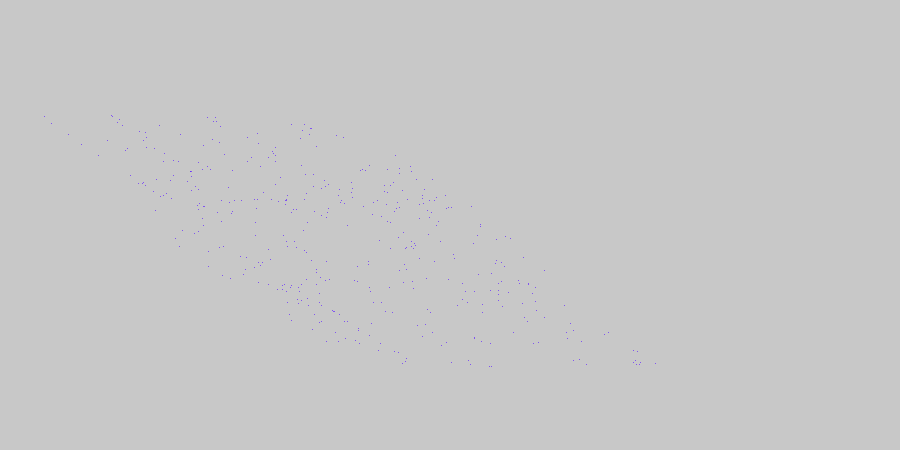
Frame 1 (no input)
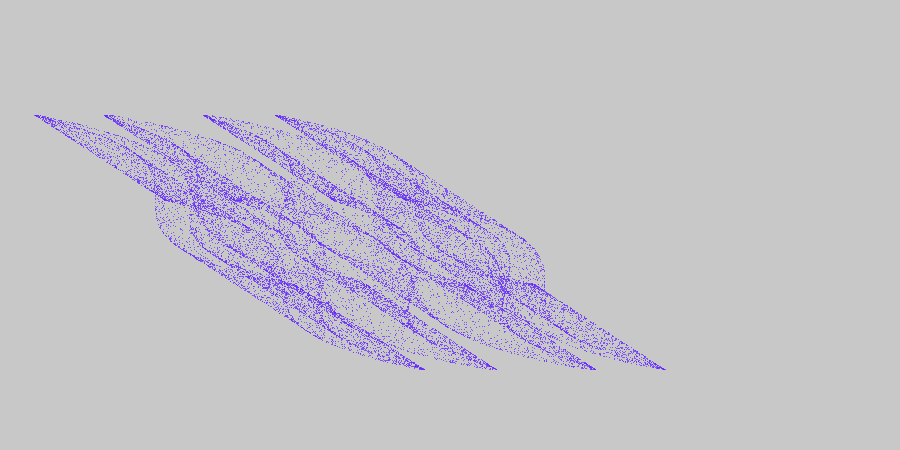
Frame 60 (the mouse pressed at the canvas centre just before this capture)
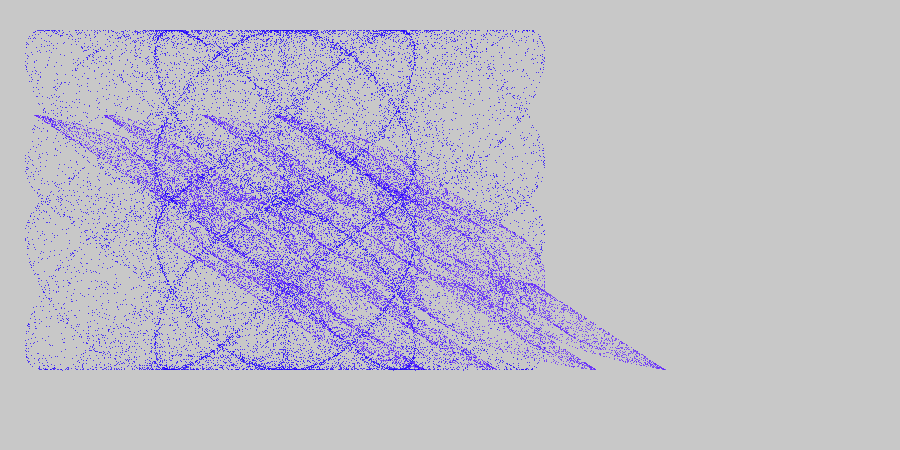
Frame 120 (the mouse held since frame 60 and released just before this capture)

The Processing sketch that drew these frames (run headless with seeded random() and noise(); from frame 60 on, the mouse is pressed at the canvas centre):

// Processing sketch: processing_49622
// ── processing_49622.pde

float _A = 3.0;
float _B = 2.0;
int _xsin1 = 0;
int _xsin2 = 0;
int _xsin3 = 0;
int _ysin1 = 0;
int _ysin2 = 0;
int _ysin3 = 0;
int _pointcount = 0;
float _x = 0;
float _y = 0;

//================================= init

void setup() {
  size(900, 450);
  frameRate(60);
  smooth();
  restart();
}

void restart() {
  clearBackground();
  stroke(random(155), random(155),255);
  _A = int(random(8)) + 1;
  _B = int(random(8)) + 1;
  _xsin1 = int(random(5));
  _xsin2 = int(random(5));
  _xsin3 = int(random(5));
  _ysin1 = int(random(5));
  _ysin2 = int(random(5));
  _ysin3 = int(random(5));
  //println(_A + " : " + _B);
  //println(_xsin1 + " : " + _xsin2 + " : " + _xsin3);
  //println(_ysin1 + " : " + _ysin2 + " : " + _ysin3);
  _pointcount = 0;
}

void clearBackground() {
  background(200);
}


//================================= frame loop


void draw() {
  for (int i = 0; i < 400; i++) {
    nextPoint();
    line(_x, _y, _x, _y);
    _pointcount++;
  }
  if (_pointcount > 300000) {
    restart();
  }
}

void nextPoint() {
  float sinAx = sin(_A * _x);
  float sinAy = sin(_A * _y);
  float sinBx = sin(_B * _x);
  float sinBy = sin(_B * _y);
  
  float newx = 0;
  float newy = 0; 
  
  if (_xsin1 == 1) {
    newx += sinAx;
  } else if (_xsin1 == 2) {
    newx += sinAy;
  } else if (_xsin1 == 3) {
    newx += sinBx;
  } else if (_xsin1 == 4) {
    newx += sinBy;
  }
  if (_ysin1 == 1) {
    newy += sinAx;
  } else if (_ysin1 == 2) {
    newy += sinAy;
  } else if (_ysin1 == 3) {
    newy += sinBx;
  } else if (_ysin1 == 4) {
    newy += sinBy;
  }
  
  if (_xsin2 == 1) {
    newx += (sinAx * sinAx);
  } else if (_xsin2 == 2) {
    newx += (sinAy * sinAy);
  } else if (_xsin2 == 3) {
    newx += (sinBx * sinBx);
  } else if (_xsin2 == 4) {
    newx += (sinBy * sinBy);
  }
  if (_ysin2 == 1) {
    newy += (sinAx * sinAx);
  } else if (_ysin2 == 2) {
    newy += (sinAy * sinAy);
  } else if (_ysin2 == 3) {
    newy += (sinBx * sinBx);
  } else if (_ysin2 == 4) {
    newy += (sinBy * sinBy);
  }
  
  if (_xsin3 == 1) {
    newx += (sinAx * sinAx * sinAx);
  } else if (_xsin3 == 2) {
    newx += (sinAy * sinAy * sinAy);
  } else if (_xsin3 == 3) {
    newx += (sinBx * sinBx * sinBx);
  } else if (_xsin3 == 4) {
    newx += (sinBy * sinBy * sinBy);
  }
  if (_ysin3 == 1) {
    newy += (sinAx * sinAx * sinAx);
  } else if (_ysin3 == 2) {
    newy += (sinAy * sinAy * sinAy);
  } else if (_ysin3 == 3) {
    newy += (sinBx * sinBx * sinBx);
  } else if (_ysin3 == 4) {
    newy += (sinBy * sinBy * sinBy);
  }
  
  _x = 285 + (newx * 130);
  _y = 200 + (newy * 85);
}


//================================= interaction

void mousePressed() { 
  restart();
}
